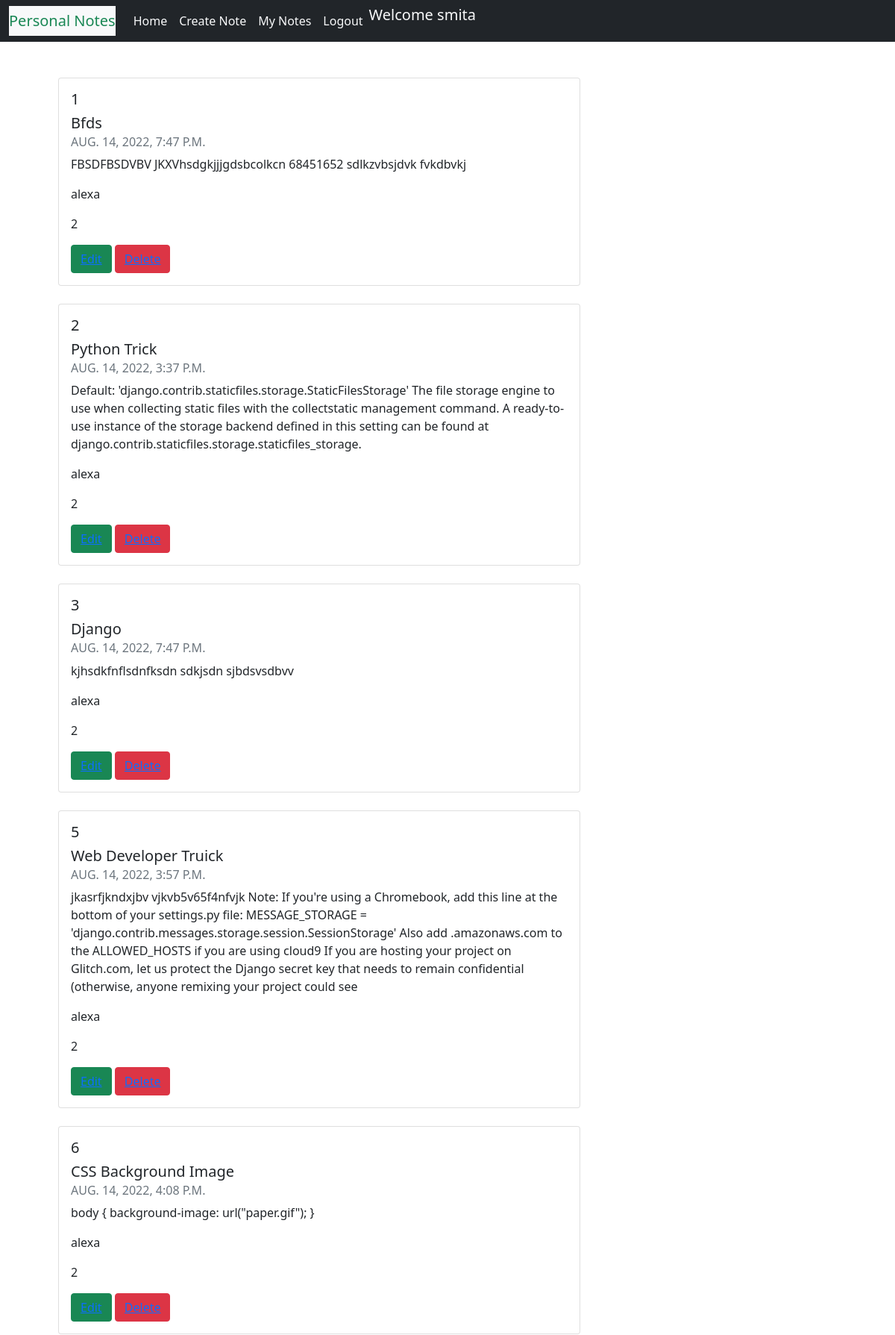
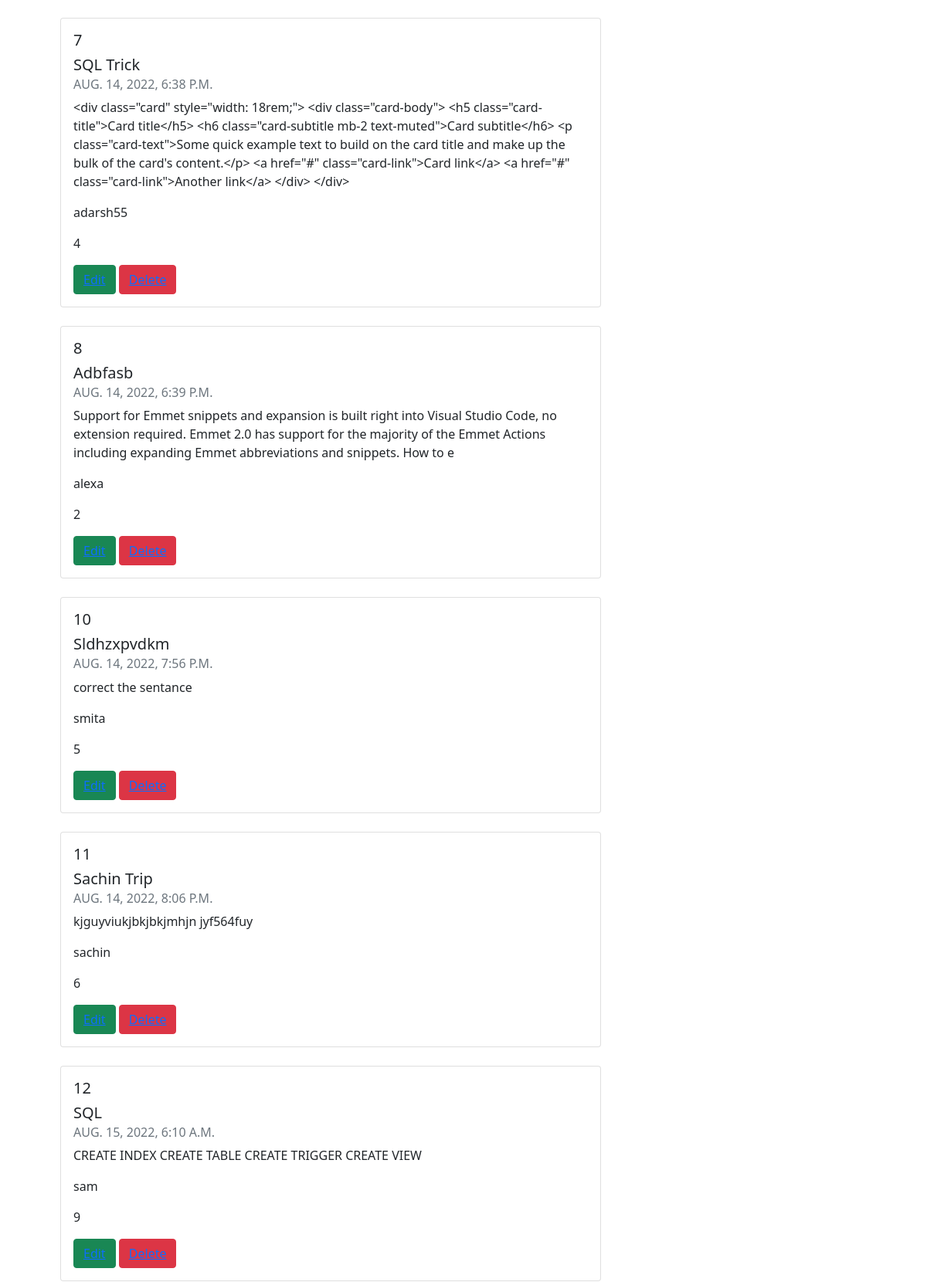
The page /listofnote (signed in, upper part) on the database its author committed (2 pictures, top to bottom).
### mynotes/models.py (models this page shows, shortened)
class AddNotes(models.Model):
    title = models.CharField(max_length=80)
    description = models.TextField(max_length=500)
    date_create = models.DateTimeField(auto_now=True)
    user = models.ForeignKey(User,on_delete=models.CASCADE)

### listofnotes/views.py (the view)
# urls.py: path('listofnote',v.listview),
def listview(request):
    if request.session.has_key('username'):
        f = AddNotes.objects.filter()
        context = {'list':f}
        return render(request,'yourNotes.html',context)
    else:
        return redirect('/login-user')

### listofnotes/templates/yourNotes.html
{%include 'navbar.html'%}
{%block body%}
    <div class="container">
        <div class="row d-inline-flex">
            <div class="col-4 p-5">
                {% for i in list %}
                <div class="card" style="width: 700px; border-radius: 1 5px;">
                    <div class="card-body">
                      <h5 class="card-title text-capitalize text-dark">{{i.id}}</h5>
                      <h5 class="card-title text-capitalize text-dark">{{i.title}}</h5>
                      <h6 class="card-subtitle mb-2 text-muted text-uppercase disabled">{{i.date_create}}</h6>
                      <p class="card-text">{{i.description}}</p>
                      <p class="card-text">{{i.user}}</p>
                      <p class="card-text">{{i.user_id}}</p>
                      <button type="button" class="btn btn-success"><a href="editnote/{{i.id}}">Edit</a></button>
                      <button type="button" class="btn btn-danger"><a href="deletenote/{{i.id}}">Delete</a></button>
                    </div>
                  </div>
                  <br>
                  {%endfor%}
            </div>
        </div>
    </div>
{%endblock%}
{%include 'footer.html'%}

### index/templates/navbar.html (shortened to what this page needs)
<!doctype html>
<html lang="en">
  <head>
    <link href="https://cdn.jsdelivr.net/npm/bootstrap@5.0.2/dist/css/bootstrap.min.css" rel="stylesheet">
  </head>
  <body>
        <nav class="navbar navbar-expand-lg navbar-light bg-dark">
            <div class="container-fluid">
              <a class="navbar-brand text-success bg-light" href="/">Personal Notes</a>
              <div class="collapse navbar-collapse" id="navbarSupportedContent">
                <ul class="navbar-nav me-auto mb-2 mb-lg-0">
                  <li class="nav-item">
                    <a class="nav-link active text-light" aria-current="page" href="/">Home</a>
                  </li>
                  {% if user.is_authenticated %}
                  <li class="nav-item">
                    <a class="nav-link text-light" href="addnote">Create Note</a>
                  </li>
                  <li class="nav-item">
                    <a class="nav-link text-light" href="listofnote">My Notes</a>
                  </li>
                  <li class="nav-item">
                    <a class="nav-link text-light" href="logout">Logout</a>
                  </li>
                  <li class="text-end text-light text-md-end">
                    <a><h5>Welcome {{user.first_name}}</h5></a>
                  </li>
                  {%endif%}
                </ul>
              </div>
            </div>
          </nav>
  </body>
</html>

### rows shown on the page
AddNotes: id "1", title "Bfds", date_create "AUG. 14, 2022, 7:47 P.M.", description "FBSDFBSDVBV JKXVhsdgkjjjgdsbcolkcn 68451652 sdlkzvbsjdvk fvkdbvkj", user "alexa", user_id "2"
AddNotes: id "2", title "Python Trick", date_create "AUG. 14, 2022, 3:37 P.M.", description "Default: 'django.contrib.staticfiles.storage.StaticFilesStorage' The file storage engine to use when collecting static files with the collectstatic management command. A ready-to-use instance of the storage backend defined in this setting can be found at django.contrib.staticfiles.storage.staticfiles_storage.", user "alexa", user_id "2"
AddNotes: id "3", title "Django", date_create "AUG. 14, 2022, 7:47 P.M.", description "kjhsdkfnflsdnfksdn sdkjsdn sjbdsvsdbvv", user "alexa", user_id "2"
AddNotes: id "5", title "Web Developer Truick", date_create "AUG. 14, 2022, 3:57 P.M.", description "jkasrfjkndxjbv vjkvb5v65f4nfvjk Note: If you're using a Chromebook, add this line at the bottom of your settings.py file: MESSAGE_STORAGE = 'django.contrib.messages.storage.session.SessionStorage' Also add .amazonaws.com to the ALLOWED_HOSTS if you are using cloud9 If you are hosting your project on Glitch.com, let us protect the Django secret key that needs to remain confidential (otherwise, anyone remixing your project could see", user "alexa", user_id "2"
AddNotes: id "6", title "CSS Background Image", date_create "AUG. 14, 2022, 4:08 P.M.", description "body { background-image: url(\"paper.gif\"); }", user "alexa", user_id "2"
AddNotes: id "7", title "SQL Trick", date_create "AUG. 14, 2022, 6:38 P.M.", description "<div class=\"card\" style=\"width: 18rem;\"> <div class=\"card-body\"> <h5 class=\"card-title\">Card title</h5> <h6 class=\"card-subtitle mb-2 text-muted\">Card subtitle</h6> <p class=\"card-text\">Some quick example text to build on the card title and make up the bulk of the card's content.</p> <a href=\"#\" class=\"card-link\">Card link</a> <a href=\"#\" class=\"card-link\">Another link</a> </div> </div>", user "adarsh55", user_id "4"
AddNotes: id "8", title "Adbfasb", date_create "AUG. 14, 2022, 6:39 P.M.", description "Support for Emmet snippets and expansion is built right into Visual Studio Code, no extension required. Emmet 2.0 has support for the majority of the Emmet Actions including expanding Emmet abbreviations and snippets. How to e", user "alexa", user_id "2"
AddNotes: id "10", title "Sldhzxpvdkm", date_create "AUG. 14, 2022, 7:56 P.M.", description "correct the sentance", user "smita", user_id "5"
AddNotes: id "11", title "Sachin Trip", date_create "AUG. 14, 2022, 8:06 P.M.", description "kjguyviukjbkjbkjmhjn jyf564fuy", user "sachin", user_id "6"
AddNotes: id "12", title "SQL", date_create "AUG. 15, 2022, 6:10 A.M.", description "CREATE INDEX CREATE TABLE CREATE TRIGGER CREATE VIEW", user "sam", user_id "9"

### other values the page prints
{{ user.first_name }} "smita"
